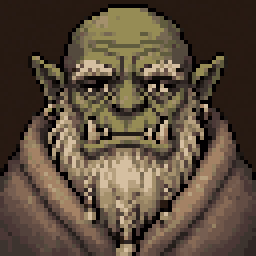
#> input picture art/ui/retratos/anciao_orc.png, 128 x 128 px, given in place of guardia.png, which was not available (shown 2 times larger)
$ python contato.py
#> lines starting #> are read from the running program, lines starting #| are printed output that depends on the picture
from PIL import Image, ImageDraw, ImageFont
import glob, os
B='/workspace/arte_noite'
try: F=ImageFont.truetype('/workspace/bolorina_integrado/art/ui/dialogos/fontes/PixelifySans.ttf',14)
except: F=ImageFont.load_default()
BG=(40,26,18,255)
def sheet(files,cell,cols,scale,out,label=True):
#> called with cell = (128, 128), cols = 6, scale = 1, label = True
    rows=(len(files)+cols-1)//cols; lh=20 if label else 0
    W,H=cell[0]*scale+12,cell[1]*scale+12+lh
    s=Image.new('RGBA',(cols*W,rows*H),BG); d=ImageDraw.Draw(s)
#> after `s = Image.new('RGBA', (cols * W, rows * H), BG)`:
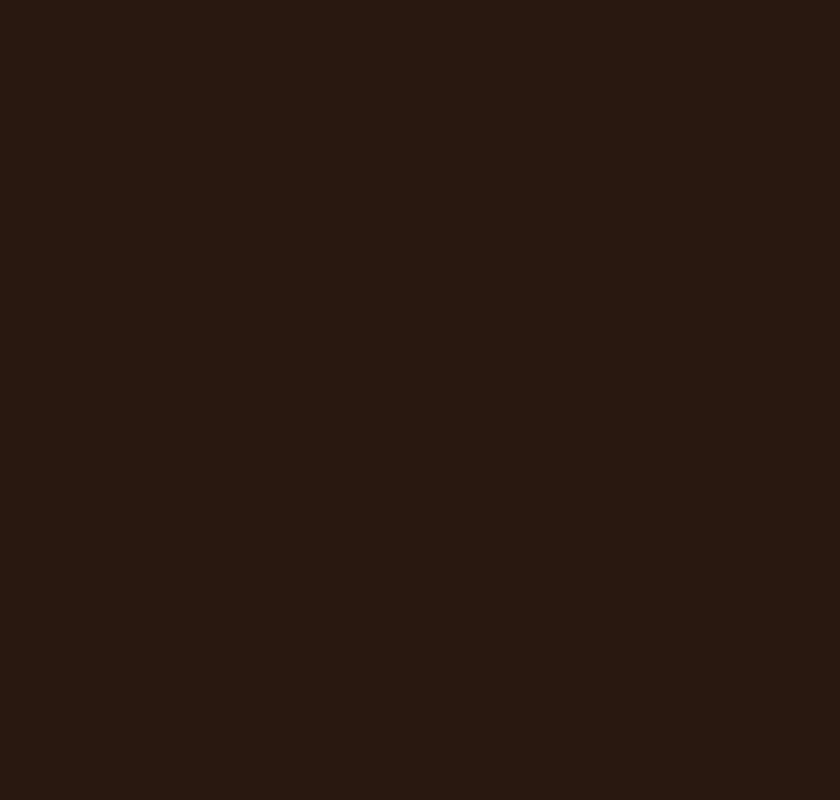
#> s: PIL image 840x800 RGBA; mean R, G, B, A 40, 26, 18, 255
    for i,f in enumerate(files):
        im=Image.open(f).convert('RGBA'); im=im.resize((im.width*scale,im.height*scale),Image.NEAREST) if scale!=1 else im
        x,y=(i%cols)*W+6,(i//cols)*H+6
        s.alpha_composite(im,(x,y))
        if label: d.text((x,y+cell[1]*scale+2),os.path.basename(f)[:-4],fill=(230,210,180),font=F)
#> pass 2 of the loop in sheet, `for i,f in enumerate(files):`:
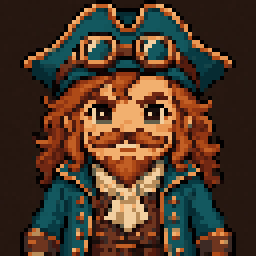
#> input picture art/ui/retratos/capitao.png, 128 x 128 px, given in place of sineiro.png, which was not available (shown 2 times larger)
#> in sheet, `s.alpha_composite(im,(x,y))`:
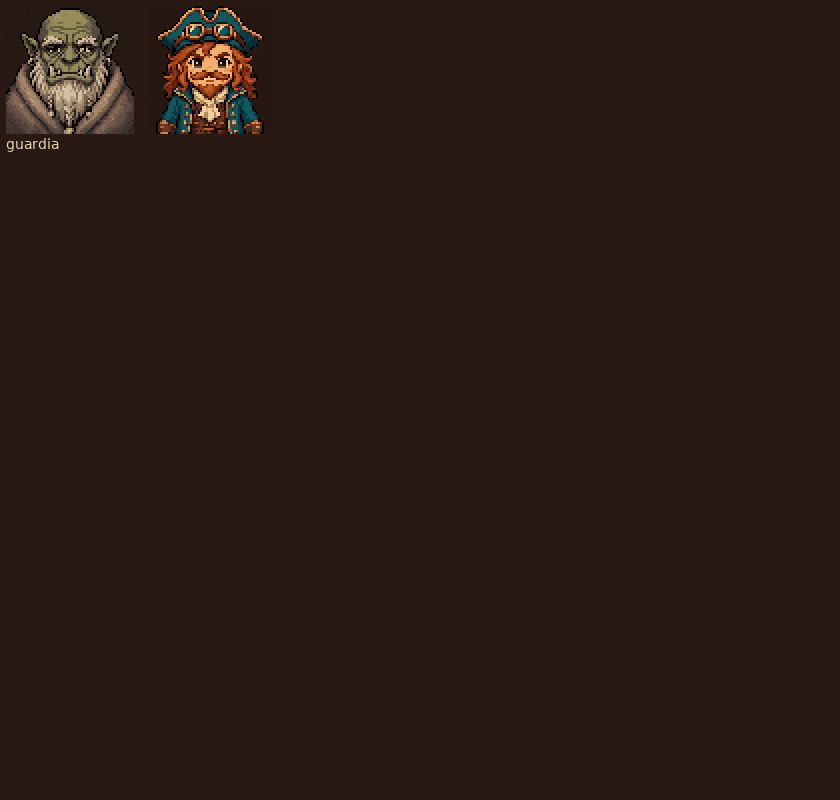
#> s: PIL image 840x800 RGBA; mean R, G, B, A 42.2, 28, 19.5, 255
    s.convert('RGB').save(out,optimize=True); print(out,s.size)
ordem=['guardia','sineiro','ferreiro','estalajadeira','arquimago','capitao','jardineira','lider_orc','condessa','lobisomem','dragao','mira',
'mercador_praca','morador_1','morador_2','crianca_praca','gato','xama_orc','ferreiro_orc','guerreiro_orc_1','guerreiro_orc_2','cacadora_orc','anciao_orc','prisioneiro',
'espectro_sineiro','eco_arquimago','mercador_reliquias','coveiro','vampiro_menor_1','espectro_1']
#> (the run stopped early here; a loop or call above may not have finished)
